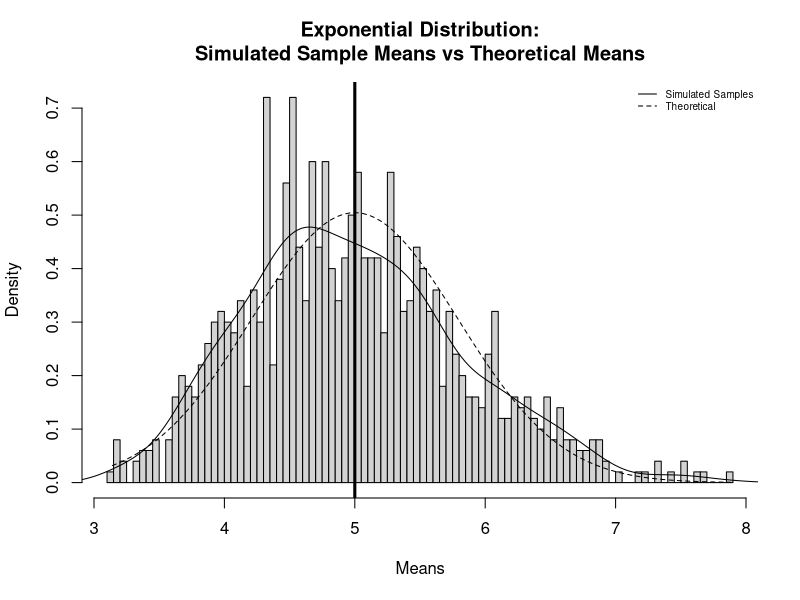
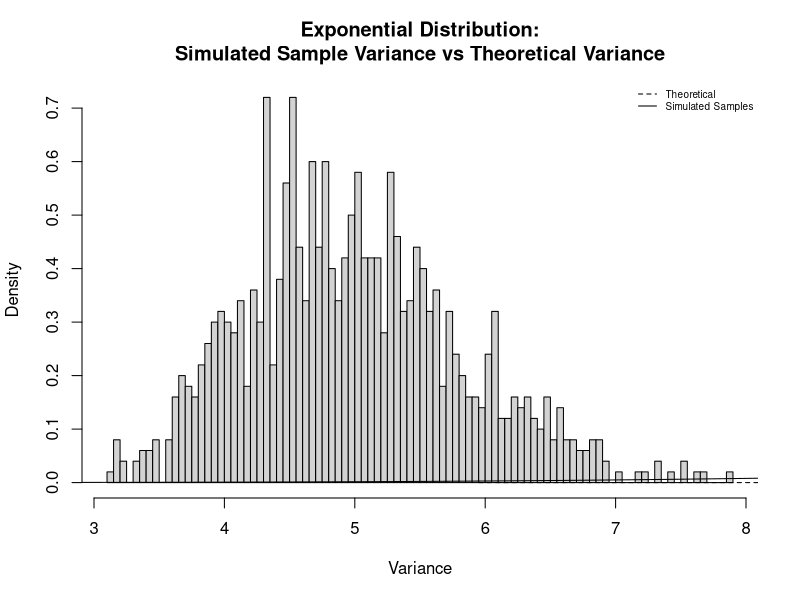

Recreate these plots in R, in order.
lambda <- 0.2
n <- 40
num_sims <- 1000
set.seed(42)

exp_dist <- matrix(rexp(n * num_sims,lambda),num_sims)
exp_means <- apply(exp_dist, MARGIN=1,FUN=mean)
exp_sd <- apply(exp_dist, MARGIN=1,FUN=sd)
exp_var <- apply(exp_dist, MARGIN=1,FUN=var)
#hist(exp_means)

theory_mean <- 1/lambda
theory_sd <- 1/lambda
theory_var <- theory_sd ^ 2
theory_sd_sample  <- theory_sd / sqrt(n)
theory_var_sample  <- theory_sd_sample^2

avg_sample_mean <- mean(exp_means)
avg_sample_sd <- mean(exp_sd)
avg_sample_var <- mean(exp_var)
sd_exp_dist <- sd(exp_dist)
sd_exp_means <- sd(exp_means)
var_exp_dist <- mean(var(exp_dist))
var_exp_means <- var(exp_means)

#hist(var_exp_dist)
#hist(exp_sd)

message("sample mean vs theoretical mean")
message("theoretical mean: ",theory_mean)
message("sample mean: ",avg_sample_mean)


#library(ggplot2)
#library(reshape2)
# mExpDist <- melt(exp_dist)
# g<-ggplot(mExpDist,aes(x=value)) +
#   geom_histogram(aes(y= ..density..
#                      ), binwidth = 1,
#                  color="black") +
#   geom_density(size=2)
# #g <- g + facet_grid(. ~ variable)
# print(g)
# message("43")
# mExpMeans <- melt(exp_means)
# g2<-ggplot(mExpMeans,aes(x=value)) +
#   geom_histogram(aes(y= ..density..
#   ), binwidth = 1,
#   color="black") +
#   geom_density(size=2)
# #g <- g + facet_grid(. ~ variable)
# print(g2)

# mExpDist <- melt(exp_dist)
# g3<-ggplot(data.frame(exp_dist),aes(x=value)) +
#   geom_histogram(aes(y= ..density..
#   ), binwidth = 1,
#   color="black") +
#   geom_density(size=2)
# #g <- g + facet_grid(. ~ variable)
# print(g3)

message("sample variance vs theoretical variance")
message("theoretical variance: ",theory_var)
message("sample variance: ",avg_sample_var)
message("Distribution variance: ",var_exp_dist)

message("Show that the distribution is approximately normal. CLT shows that the distribution of the means of samples will become normal")
#hist(exp_dist)
#hist(exp_means)
#message("69")
#remove(exp_dist)
#remove(var_exp_dist)
#
numBreaks <- 100
# plot the averages as density probabilities
hist(exp_means
     ,probability=TRUE
     ,breaks = numBreaks
     ,xlab="Means"
     ,main="Exponential Distribution:\nSimulated Sample Means vs Theoretical Means"
     )

# add density plot of simulated sample means
lines(density(exp_means),lty=1)

# restructure theoretical mean to create a density plot on
# the same scale as the simulated sample means
xfit <- seq(min(exp_means), max(exp_means)
            , length=numBreaks
            )
yfit <- dnorm(xfit, mean=theory_mean, sd=(theory_sd/sqrt(n)))
lines(xfit, yfit
      , lty=2
      )

# add a vertical line at the theoretical mean
abline(v=theory_mean, lwd=3)

# add legend
legend('topright'
       , c("Simulated Samples", "Theoretical")
       , lty=c(1,2)
       , cex=0.6
       , bty="n"
       )

theory_sd <- 1/lambda
theory_var <- theory_sd ^ 2
theory_sd_samp <- theory_sd / sqrt(n)
theory_var_samp <- theory_sd_samp ^ 2
avg_sample_var <- mean(exp_var)
avg_sample_var_means <- var(exp_means)

######################### VAR ###########
#theory_sd <- 1/lambda
numBreaks <- 100
# plot the averages as density probabilities
hist(exp_means
     ,probability=TRUE
     ,breaks = numBreaks
     ,xlab="Variance"
     ,main="Exponential Distribution:\nSimulated Sample Variance vs Theoretical Variance"
)

# add density plot of simulated sample variances
lines(density(exp_var),lty=1)

# restructure theoretical variance to create a density plot on
# the same scale as the simulated sample variance
xfit <- seq(min(exp_var), max(exp_var)
            , length=numBreaks
)
yfit <- dnorm(xfit, mean=theory_var, sd=(theory_sd/sqrt(n)))
lines(xfit, yfit
      , lty=2
)

# add a vertical line at the theoretical var
abline(v=theory_var, lwd=3)

# add legend
legend('topright'
       , c("Theoretical","Simulated Samples")
       , lty=c(2,1)
       , cex=0.6
       , bty="n"
)
